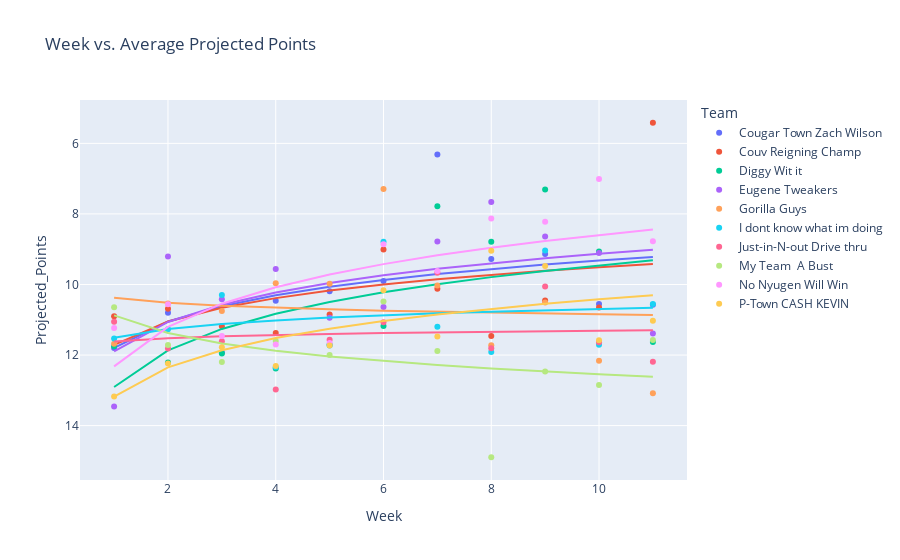

Notebook code cell kept with this figure:
### Code cell
import plotly.io as pio
pio.renderers
plot = px.scatter(test_df, x = 'Week', y = 'Projected_Points', color = 'Team', trendline='ols', trendline_options=dict(log_x=True), title='Week vs. Average Projected Points')
plot.update_yaxes(autorange = 'reversed')
plot.show()

### Figure 1 — Plotly figure (JSON) as saved in the notebook; plotly's stock layout.template omitted (floating-point values rounded to 4 significant figures)
{"data": [{"hovertemplate": "Team=Cougar Town Zach Wilson<br>Week=%{x}<br>Projected_Points=%{y}<extra></extra>", "legendgroup": "Cougar Town Zach Wilson", "marker": {"color": "#636efa", "symbol": "circle"}, "mode": "markers", "name": "Cougar Town Zach Wilson", "orientation": "v", "showlegend": true, "type": "scatter", "x": [1, 2, 3, 4, 5, 6, 7, 8, 9, 10, 11], "xaxis": "x", "y": [11.8, 10.8, 11.93, 10.46, 10.19, 9.903, 6.318, 9.279, 9.135, 10.55, 10.58], "yaxis": "y"}, {"hovertemplate": "<b>OLS trendline</b><br>Projected_Points = -2.47414 * log10(Week) + 11.7954<br>R<sup>2</sup>=0.275973<br><br>Team=Cougar Town Zach Wilson<br>Week=%{x}<br>Projected_Points=%{y} <b>(trend)</b><extra></extra>", "legendgroup": "Cougar Town Zach Wilson", "marker": {"color": "#636efa", "symbol": "circle"}, "mode": "lines", "name": "Cougar Town Zach Wilson", "showlegend": false, "type": "scatter", "x": [1, 2, 3, 4, 5, 6, 7, 8, 9, 10, 11], "xaxis": "x", "y": [11.8, 11.05, 10.61, 10.31, 10.07, 9.87, 9.704, 9.561, 9.434, 9.321, 9.219], "yaxis": "y"}, {"hovertemplate": "Team=Couv Reigning Champ<br>Week=%{x}<br>Projected_Points=%{y}<extra></extra>", "legendgroup": "Couv Reigning Champ", "marker": {"color": "#EF553B", "symbol": "circle"}, "mode": "markers", "name": "Couv Reigning Champ", "orientation": "v", "showlegend": true, "type": "scatter", "x": [1, 2, 3, 4, 5, 6, 7, 8, 9, 10, 11], "xaxis": "x", "y": [10.9, 10.69, 11.18, 11.37, 10.85, 9.005, 10.12, 11.46, 10.46, 10.65, 5.416], "yaxis": "y"}, {"hovertemplate": "<b>OLS trendline</b><br>Projected_Points = -2.1991 * log10(Week) + 11.7104<br>R<sup>2</sup>=0.170678<br><br>Team=Couv Reigning Champ<br>Week=%{x}<br>Projected_Points=%{y} <b>(trend)</b><extra></extra>", "legendgroup": "Couv Reigning Champ", "marker": {"color": "#EF553B", "symbol": "circle"}, "mode": "lines", "name": "Couv Reigning Champ", "showlegend": false, "type": "scatter", "x": [1, 2, 3, 4, 5, 6, 7, 8, 9, 10, 11], "xaxis": "x", "y": [11.71, 11.05, 10.66, 10.39, 10.17, 9.999, 9.852, 9.724, 9.612, 9.511, 9.42], "yaxis": "y"}, {"hovertemplate": "Team=Diggy Wit it<br>Week=%{x}<br>Projected_Points=%{y}<extra></extra>", "legendgroup": "Diggy Wit it", "marker": {"color": "#00cc96", "symbol": "circle"}, "mode": "markers", "name": "Diggy Wit it", "orientation": "v", "showlegend": true, "type": "scatter", "x": [1, 2, 3, 4, 5, 6, 7, 8, 9, 10, 11], "xaxis": "x", "y": [11.75, 12.21, 11.96, 12.38, 11.7, 11.17, 7.781, 8.787, 7.308, 9.067, 11.63], "yaxis": "y"}, {"hovertemplate": "<b>OLS trendline</b><br>Projected_Points = -3.44781 * log10(Week) + 12.9049<br>R<sup>2</sup>=0.346875<br><br>Team=Diggy Wit it<br>Week=%{x}<br>Projected_Points=%{y} <b>(trend)</b><extra></extra>", "legendgroup": "Diggy Wit it", "marker": {"color": "#00cc96", "symbol": "circle"}, "mode": "lines", "name": "Diggy Wit it", "showlegend": false, "type": "scatter", "x": [1, 2, 3, 4, 5, 6, 7, 8, 9, 10, 11], "xaxis": "x", "y": [12.9, 11.87, 11.26, 10.83, 10.49, 10.22, 9.991, 9.791, 9.615, 9.457, 9.314], "yaxis": "y"}, {"hovertemplate": "Team=Eugene Tweakers<br>Week=%{x}<br>Projected_Points=%{y}<extra></extra>", "legendgroup": "Eugene Tweakers", "marker": {"color": "#ab63fa", "symbol": "circle"}, "mode": "markers", "name": "Eugene Tweakers", "orientation": "v", "showlegend": true, "type": "scatter", "x": [1, 2, 3, 4, 5, 6, 7, 8, 9, 10, 11], "xaxis": "x", "y": [13.46, 9.206, 10.42, 9.561, 10.94, 10.63, 8.781, 7.663, 8.642, 9.104, 11.39], "yaxis": "y"}, {"hovertemplate": "<b>OLS trendline</b><br>Projected_Points = -2.76719 * log10(Week) + 11.8942<br>R<sup>2</sup>=0.311118<br><br>Team=Eugene Tweakers<br>Week=%{x}<br>Projected_Points=%{y} <b>(trend)</b><extra></extra>", "legendgroup": "Eugene Tweakers", "marker": {"color": "#ab63fa", "symbol": "circle"}, "mode": "lines", "name": "Eugene Tweakers", "showlegend": false, "type": "scatter", "x": [1, 2, 3, 4, 5, 6, 7, 8, 9, 10, 11], "xaxis": "x", "y": [11.89, 11.06, 10.57, 10.23, 9.96, 9.741, 9.556, 9.395, 9.254, 9.127, 9.012], "yaxis": "y"}, {"hovertemplate": "Team=Gorilla Guys<br>Week=%{x}<br>Projected_Points=%{y}<extra></extra>", "legendgroup": "Gorilla Guys", "marker": {"color": "#FFA15A", "symbol": "circle"}, "mode": "markers", "name": "Gorilla Guys", "orientation": "v", "showlegend": true, "type": "scatter", "x": [1, 2, 3, 4, 5, 6, 7, 8, 9, 10, 11], "xaxis": "x", "y": [11.68, 10.54, 10.75, 9.962, 9.979, 7.293, 10.03, 11.72, 10.51, 12.16, 13.08], "yaxis": "y"}, {"hovertemplate": "<b>OLS trendline</b><br>Projected_Points = 0.465813 * log10(Week) + 10.3787<br>R<sup>2</sup>=0.009878<br><br>Team=Gorilla Guys<br>Week=%{x}<br>Projected_Points=%{y} <b>(trend)</b><extra></extra>", "legendgroup": "Gorilla Guys", "marker": {"color": "#FFA15A", "symbol": "circle"}, "mode": "lines", "name": "Gorilla Guys", "showlegend": false, "type": "scatter", "x": [1, 2, 3, 4, 5, 6, 7, 8, 9, 10, 11], "xaxis": "x", "y": [10.38, 10.52, 10.6, 10.66, 10.7, 10.74, 10.77, 10.8, 10.82, 10.84, 10.86], "yaxis": "y"}, {"hovertemplate": "Team=I dont know what im doing<br>Week=%{x}<br>Projected_Points=%{y}<extra></extra>", "legendgroup": "I dont know what im doing", "marker": {"color": "#19d3f3", "symbol": "circle"}, "mode": "markers", "name": "I dont know what im doing", "orientation": "v", "showlegend": true, "type": "scatter", "x": [1, 2, 3, 4, 5, 6, 7, 8, 9, 10, 11], "xaxis": "x", "y": [11.53, 11.27, 10.3, 12.35, 11.73, 8.787, 11.2, 11.92, 9.039, 11.71, 10.55], "yaxis": "y"}, {"hovertemplate": "<b>OLS trendline</b><br>Projected_Points = -0.822321 * log10(Week) + 11.5123<br>R<sup>2</sup>=0.052483<br><br>Team=I dont know what im doing<br>Week=%{x}<br>Projected_Points=%{y} <b>(trend)</b><extra></extra>", "legendgroup": "I dont know what im doing", "marker": {"color": "#19d3f3", "symbol": "circle"}, "mode": "lines", "name": "I dont know what im doing", "showlegend": false, "type": "scatter", "x": [1, 2, 3, 4, 5, 6, 7, 8, 9, 10, 11], "xaxis": "x", "y": [11.51, 11.26, 11.12, 11.02, 10.94, 10.87, 10.82, 10.77, 10.73, 10.69, 10.66], "yaxis": "y"}, {"hovertemplate": "Team=Just-in-N-out Drive thru<br>Week=%{x}<br>Projected_Points=%{y}<extra></extra>", "legendgroup": "Just-in-N-out Drive thru", "marker": {"color": "#FF6692", "symbol": "circle"}, "mode": "markers", "name": "Just-in-N-out Drive thru", "orientation": "v", "showlegend": true, "type": "scatter", "x": [1, 2, 3, 4, 5, 6, 7, 8, 9, 10, 11], "xaxis": "x", "y": [11.05, 11.81, 11.61, 12.97, 11.56, 11.07, 9.668, 11.81, 10.06, 11.64, 12.19], "yaxis": "y"}, {"hovertemplate": "<b>OLS trendline</b><br>Projected_Points = -0.304347 * log10(Week) + 11.6146<br>R<sup>2</sup>=0.011276<br><br>Team=Just-in-N-out Drive thru<br>Week=%{x}<br>Projected_Points=%{y} <b>(trend)</b><extra></extra>", "legendgroup": "Just-in-N-out Drive thru", "marker": {"color": "#FF6692", "symbol": "circle"}, "mode": "lines", "name": "Just-in-N-out Drive thru", "showlegend": false, "type": "scatter", "x": [1, 2, 3, 4, 5, 6, 7, 8, 9, 10, 11], "xaxis": "x", "y": [11.61, 11.52, 11.47, 11.43, 11.4, 11.38, 11.36, 11.34, 11.32, 11.31, 11.3], "yaxis": "y"}, {"hovertemplate": "Team=My Team  A Bust<br>Week=%{x}<br>Projected_Points=%{y}<extra></extra>", "legendgroup": "My Team  A Bust", "marker": {"color": "#B6E880", "symbol": "circle"}, "mode": "markers", "name": "My Team  A Bust", "orientation": "v", "showlegend": true, "type": "scatter", "x": [1, 2, 3, 4, 5, 6, 7, 8, 9, 10, 11], "xaxis": "x", "y": [10.64, 11.71, 12.19, 11.6, 12.0, 10.48, 11.88, 14.9, 12.47, 12.85, 11.58], "yaxis": "y"}, {"hovertemplate": "<b>OLS trendline</b><br>Projected_Points = 1.66787 * log10(Week) + 10.8746<br>R<sup>2</sup>=0.208673<br><br>Team=My Team  A Bust<br>Week=%{x}<br>Projected_Points=%{y} <b>(trend)</b><extra></extra>", "legendgroup": "My Team  A Bust", "marker": {"color": "#B6E880", "symbol": "circle"}, "mode": "lines", "name": "My Team  A Bust", "showlegend": false, "type": "scatter", "x": [1, 2, 3, 4, 5, 6, 7, 8, 9, 10, 11], "xaxis": "x", "y": [10.87, 11.38, 11.67, 11.88, 12.04, 12.17, 12.28, 12.38, 12.47, 12.54, 12.61], "yaxis": "y"}, {"hovertemplate": "Team=No Nyugen Will Win<br>Week=%{x}<br>Projected_Points=%{y}<extra></extra>", "legendgroup": "No Nyugen Will Win", "marker": {"color": "#FF97FF", "symbol": "circle"}, "mode": "markers", "name": "No Nyugen Will Win", "orientation": "v", "showlegend": true, "type": "scatter", "x": [1, 2, 3, 4, 5, 6, 7, 8, 9, 10, 11], "xaxis": "x", "y": [11.24, 10.56, 11.46, 11.7, 11.66, 8.857, 9.617, 8.129, 8.218, 7.012, 8.772], "yaxis": "y"}, {"hovertemplate": "<b>OLS trendline</b><br>Projected_Points = -3.72535 * log10(Week) + 12.3214<br>R<sup>2</sup>=0.529178<br><br>Team=No Nyugen Will Win<br>Week=%{x}<br>Projected_Points=%{y} <b>(trend)</b><extra></extra>", "legendgroup": "No Nyugen Will Win", "marker": {"color": "#FF97FF", "symbol": "circle"}, "mode": "lines", "name": "No Nyugen Will Win", "showlegend": false, "type": "scatter", "x": [1, 2, 3, 4, 5, 6, 7, 8, 9, 10, 11], "xaxis": "x", "y": [12.32, 11.2, 10.54, 10.08, 9.717, 9.422, 9.173, 8.957, 8.766, 8.596, 8.442], "yaxis": "y"}, {"hovertemplate": "Team=P-Town CASH KEVIN<br>Week=%{x}<br>Projected_Points=%{y}<extra></extra>", "legendgroup": "P-Town CASH KEVIN", "marker": {"color": "#FECB52", "symbol": "circle"}, "mode": "markers", "name": "P-Town CASH KEVIN", "orientation": "v", "showlegend": true, "type": "scatter", "x": [1, 2, 3, 4, 5, 6, 7, 8, 9, 10, 11], "xaxis": "x", "y": [13.17, 12.24, 11.78, 12.31, 11.73, 10.17, 11.48, 9.046, 9.475, 11.58, 11.03], "yaxis": "y"}, {"hovertemplate": "<b>OLS trendline</b><br>Projected_Points = -2.75752 * log10(Week) + 13.1787<br>R<sup>2</sup>=0.507098<br><br>Team=P-Town CASH KEVIN<br>Week=%{x}<br>Projected_Points=%{y} <b>(trend)</b><extra></extra>", "legendgroup": "P-Town CASH KEVIN", "marker": {"color": "#FECB52", "symbol": "circle"}, "mode": "lines", "name": "P-Town CASH KEVIN", "showlegend": false, "type": "scatter", "x": [1, 2, 3, 4, 5, 6, 7, 8, 9, 10, 11], "xaxis": "x", "y": [13.18, 12.35, 11.86, 11.52, 11.25, 11.03, 10.85, 10.69, 10.55, 10.42, 10.31], "yaxis": "y"}], "layout": {"legend": {"title": {"text": "Team"}, "tracegroupgap": 0}, "title": {"text": "Week vs. Average Projected Points"}, "xaxis": {"anchor": "y", "domain": [0, 1], "title": {"text": "Week"}}, "yaxis": {"anchor": "x", "autorange": "reversed", "domain": [0, 1], "title": {"text": "Projected_Points"}}}}
